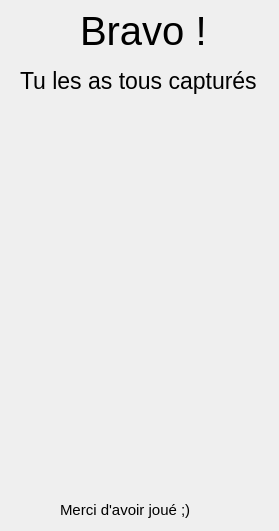
<?xml version="1.0" encoding="UTF-8"?>
<ui version="4.0">
 <class>Dialog</class>
 <widget class="QDialog" name="Dialog">
  <property name="geometry">
   <rect>
    <x>0</x>
    <y>0</y>
    <width>279</width>
    <height>531</height>
   </rect>
  </property>
  <property name="windowTitle">
   <string>Dialog</string>
  </property>
  <widget class="QLabel" name="ciel_bleu">
   <property name="geometry">
    <rect>
     <x>-40</x>
     <y>0</y>
     <width>791</width>
     <height>821</height>
    </rect>
   </property>
   <property name="text">
    <string/>
   </property>
   <property name="pixmap">
    <pixmap>images/prairie_et_ciel.png</pixmap>
   </property>
   <property name="scaledContents">
    <bool>true</bool>
   </property>
  </widget>
  <widget class="QLabel" name="perso_final">
   <property name="geometry">
    <rect>
     <x>0</x>
     <y>70</y>
     <width>281</width>
     <height>461</height>
    </rect>
   </property>
   <property name="text">
    <string/>
   </property>
   <property name="pixmap">
    <pixmap>images/image_finale.png</pixmap>
   </property>
   <property name="scaledContents">
    <bool>true</bool>
   </property>
  </widget>
  <widget class="QLabel" name="txt_bravo">
   <property name="geometry">
    <rect>
     <x>80</x>
     <y>10</y>
     <width>131</width>
     <height>41</height>
    </rect>
   </property>
   <property name="font">
    <font>
     <pointsize>30</pointsize>
    </font>
   </property>
   <property name="text">
    <string>Bravo !</string>
   </property>
  </widget>
  <widget class="QLabel" name="txt">
   <property name="geometry">
    <rect>
     <x>20</x>
     <y>60</y>
     <width>241</width>
     <height>41</height>
    </rect>
   </property>
   <property name="font">
    <font>
     <pointsize>17</pointsize>
    </font>
   </property>
   <property name="text">
    <string>Tu les as tous capturés</string>
   </property>
  </widget>
  <widget class="QLabel" name="txt_remerciement">
   <property name="geometry">
    <rect>
     <x>60</x>
     <y>500</y>
     <width>141</width>
     <height>20</height>
    </rect>
   </property>
   <property name="font">
    <font>
     <pointsize>11</pointsize>
    </font>
   </property>
   <property name="text">
    <string>Merci d'avoir joué ;)</string>
   </property>
  </widget>
 </widget>
 <resources/>
 <connections/>
</ui>
